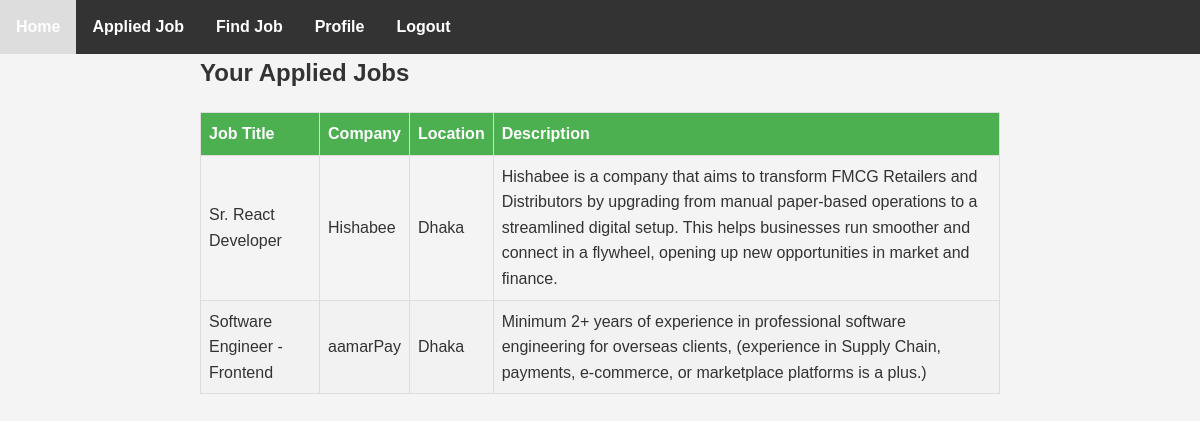
The app's page /jobSeekerAppliedJob/ (signed in), older data.
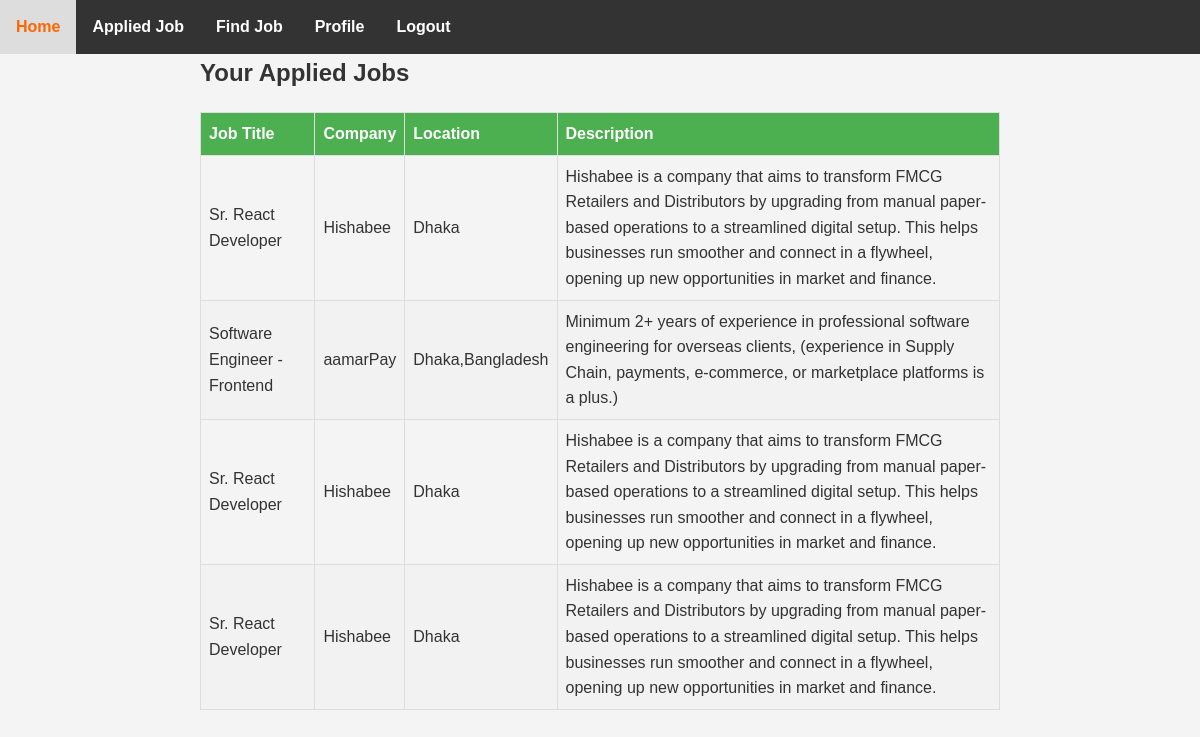
The same page, newer data.
### myApp/models.py (models this page shows, shortened)
class ApplyModel(models.Model):
    job = models.ForeignKey(Job_Model, on_delete=models.CASCADE, related_name='applications')
    applicant = models.ForeignKey(Custom_User, on_delete=models.CASCADE)
    applied_at = models.DateTimeField(auto_now_add=True)
    skills = models.CharField(max_length=255, blank=True, null=True)
    resume = models.FileField(upload_to='resumes/', blank=True, null=True)

class Job_Model(models.Model):
    job_title = models.CharField(max_length=255)
    company = models.CharField(max_length=255)
    location = models.CharField(max_length=255)
    description = models.TextField()
    created_at = models.DateTimeField(auto_now_add=True,null=True)
    created_by = models.ForeignKey(Custom_User, on_delete=models.CASCADE)

### myProject/views.py (the view)
# urls.py: path('jobSeekerAppliedJob/',jobSeekerAppliedJob,name='jobSeekerAppliedJob'),
def jobSeekerAppliedJob(request):
    job_seeker=request.user
    applied_job=ApplyModel.objects.filter(applicant=job_seeker)
    context={
        'applied_job':applied_job,
    }
    return render(request, 'JobSeeker/appliedjob.html', context)

### Template/JobSeeker/appliedjob.html (shortened to what this page needs)
{% extends "JobSeeker/dashboard.html" %}
{% block content %}
<div class="container">
  <h2>Your Applied Jobs</h2>
  <table class="applied-jobs-table">
    <thead>
      <tr>
        <th>Job Title</th>
        <th>Company</th>
        <th>Location</th>
        <th>Description</th>
      </tr>
    </thead>
    <tbody>
      {% for applied_job in applied_job %}
        <tr>
          <td>{{ applied_job.job.job_title }}</td>
          <td>{{ applied_job.job.company }}</td>
          <td>{{ applied_job.job.location }}</td>
          <td>{{ applied_job.job.description }}</td>
        </tr>
      {% endfor %}
    </tbody>
  </table>
</div>
{% endblock content %}

Row changes from the older to the newer data that the page shows:
changed through a linked row, ApplyModel "Software Engineer - Frontend": job.location "Dhaka" → "Dhaka,Bangladesh"
added ApplyModel: job.job_title "Sr. React Developer", job.company "Hishabee", job.location "Dhaka", job.description "Hishabee is a company that aims to transform FMCG Retailers and Distributors by upgrading from manual paper-based operations to a streamlined digital setup. This helps businesses run smoother and connect in a flywheel, opening up new opportunities in market and finance."
added ApplyModel: job.job_title "Sr. React Developer", job.company "Hishabee", job.location "Dhaka", job.description "Hishabee is a company that aims to transform FMCG Retailers and Distributors by upgrading from manual paper-based operations to a streamlined digital setup. This helps businesses run smoother and connect in a flywheel, opening up new opportunities in market and finance."
